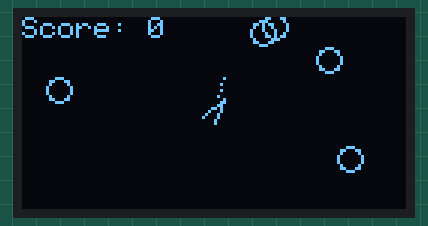
This program was run on a simulated ESP32. On the bench: 128×64 one-colour display. Random numbers use the default seed unless the program sets one.

Above: at 0.53 s.
At 5.32 s:
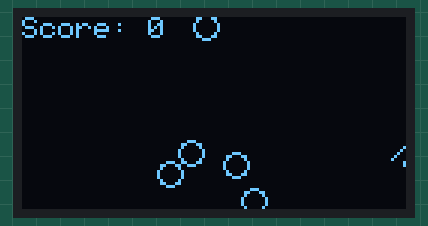
At 10.11 s:
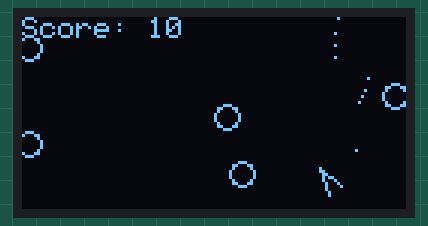
At 20.01 s:
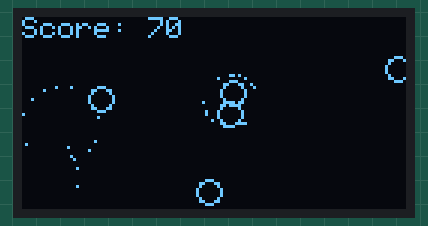
At 29.91 s:
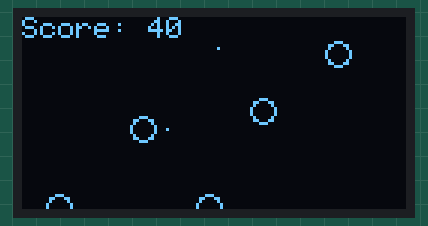
At 39.81 s:
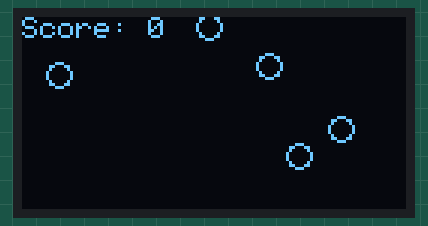

The program:

main.cpp
```cpp
#include <Arduino.h>
#include <Wire.h>
#include <Adafruit_GFX.h>

// Display settings
#define SCREEN_WIDTH 128
#define SCREEN_HEIGHT 64

// --- Hardware Configuration ---
// Uncomment the line below to use SSD1306 (e.g. for Wokwi)
// #define USE_SSD1306

#ifdef USE_SSD1306
  #include <Adafruit_SSD1306.h>
  #define OLED_ADDRESS 0x3C
  #define COLOR_WHITE SSD1306_WHITE
  #define SDA_PIN 17
  #define SCL_PIN 18
  Adafruit_SSD1306 display(SCREEN_WIDTH, SCREEN_HEIGHT, &Wire, -1);
#else
  #include <Adafruit_SH110X.h>
  #define OLED_ADDRESS 0x3C
  #define COLOR_WHITE SH110X_WHITE
  #define SDA_PIN 21
  #define SCL_PIN 22
  Adafruit_SH1106G display = Adafruit_SH1106G(SCREEN_WIDTH, SCREEN_HEIGHT, &Wire);
#endif

// --- Constants ---
const float SHIP_SIZE = 4.0f;
const float ROT_SPEED = 0.3f;
const float THRUST = 0.15f;
const float FRICTION = 0.98f;
const float BULLET_SPEED = 2.0f;
const int BULLET_LIFE = 30;
const float ASTEROID_SPEED = 0.5f;
const float DANGER_ZONE = 25.0f;
const float BRAKE_THRESHOLD = 1.0f;

struct Vector2D {
    float x, y;
    Vector2D operator+(const Vector2D& other) const { return {x + other.x, y + other.y}; }
    Vector2D operator-(const Vector2D& other) const { return {x - other.x, y - other.y}; }
    Vector2D operator*(float scalar) const { return {x * scalar, y * scalar}; }
    void operator+=(const Vector2D& other) { x += other.x; y += other.y; }
    float magnitude() const { return sqrt(x * x + y * y); }
    Vector2D normalized() const {
        float mag = magnitude();
        return mag > 0 ? Vector2D{x / mag, y / mag} : Vector2D{0, 0};
    }
};

float dist(Vector2D a, Vector2D b) {
    return (a - b).magnitude();
}

float wrap(float val, float max) {
    if (val < 0) return val + max;
    if (val >= max) return val - max;
    return val;
}

class Bullet {
public:
    Vector2D pos, vel;
    int life;
    bool active;

    Bullet() : active(false) {}
    void spawn(Vector2D p, float angle) {
        pos = p;
        vel = {cos(angle) * BULLET_SPEED, sin(angle) * BULLET_SPEED};
        life = BULLET_LIFE;
        active = true;
    }
    void update() {
        pos.x = wrap(pos.x + vel.x, SCREEN_WIDTH);
        pos.y = wrap(pos.y + vel.y, SCREEN_HEIGHT);
        life--;
        if (life <= 0) active = false;
    }
    void draw() {
        display.drawPixel((int)pos.x, (int)pos.y, COLOR_WHITE);
    }
};

class Asteroid {
public:
    Vector2D pos, vel;
    float r;
    int level;
    bool active;

    Asteroid() : active(false) {}
    void spawn(float x, float y, float radius, int lvl) {
        pos = {x, y};
        r = radius;
        level = lvl;
        float angle = (float)random(0, 360) * 3.14159f / 180.0f;
        float speed = (float)random(5, 15) / 10.0f;
        vel = {cos(angle) * speed, sin(angle) * speed};
        active = true;
    }
    void update() {
        pos.x = wrap(pos.x + vel.x, SCREEN_WIDTH);
        pos.y = wrap(pos.y + vel.y, SCREEN_HEIGHT);
    }
    void draw() {
        display.drawCircle((int)pos.x, (int)pos.y, (int)r, COLOR_WHITE);
    }
};

struct Particle {
    Vector2D pos, vel;
    int life;
    bool active;

    Particle() : active(false) {}
    void spawn(Vector2D p, float speed) {
        pos = p;
        float angle = (float)random(0, 360) * 3.14159f / 180.0f;
        vel = {cos(angle) * speed, sin(angle) * speed};
        life = random(10, 30);
        active = true;
    }
    void update() {
        pos.x += vel.x;
        pos.y += vel.y;
        life--;
        if (life <= 0) active = false;
    }
    void draw() {
        display.drawPixel((int)pos.x, (int)pos.y, COLOR_WHITE);
    }
};

class ParticleSystem {
public:
    Particle particles[40];

    void explode(Vector2D p, int count, float speed) {
        int spawned = 0;
        for (int i = 0; i < 40 && spawned < count; i++) {
            if (!particles[i].active) {
                particles[i].spawn(p, speed);
                spawned++;
            }
        }
    }
    void update() {
        for (int i = 0; i < 40; i++) {
            if (particles[i].active) particles[i].update();
        }
    }
    void draw() {
        for (int i = 0; i < 40; i++) {
            if (particles[i].active) particles[i].draw();
        }
    }
};

class Ship {
public:
    Vector2D pos, vel;
    float angle;
    bool thrusting;
    bool rotatingLeft, rotatingRight;

    Ship() {
        pos = {SCREEN_WIDTH / 2.0f, SCREEN_HEIGHT / 2.0f};
        vel = {0, 0};
        angle = -M_PI / 2.0f;
        thrusting = false;
        rotatingLeft = rotatingRight = false;
    }

    void update() {
        if (thrusting) {
            vel.x += cos(angle) * THRUST;
            vel.y += sin(angle) * THRUST;
        }
        if (rotatingLeft) angle -= ROT_SPEED;
        if (rotatingRight) angle += ROT_SPEED;

        vel = vel * FRICTION;
        pos.x = wrap(pos.x + vel.x, SCREEN_WIDTH);
        pos.y = wrap(pos.y + vel.y, SCREEN_HEIGHT);
    }

    void draw() {
        float x1 = pos.x + cos(angle) * SHIP_SIZE * 1.5f;
        float y1 = pos.y + sin(angle) * SHIP_SIZE * 1.5f;
        float x2 = pos.x + cos(angle + 2.5f) * SHIP_SIZE;
        float y2 = pos.y + sin(angle + 2.5f) * SHIP_SIZE;
        float x3 = pos.x + cos(angle - 2.5f) * SHIP_SIZE;
        float y3 = pos.y + sin(angle - 2.5f) * SHIP_SIZE;
        display.drawLine((int)x1, (int)y1, (int)x2, (int)y2, COLOR_WHITE);
        display.drawLine((int)x1, (int)y1, (int)x3, (int)y3, COLOR_WHITE);
    }
};

// --- Game State ---
Ship ship;
ParticleSystem particles;
bool shipAlive = true;
Asteroid asteroids[10];
Bullet bullets[10];
int asteroidCount = 0;
int score = 0;

void spawnAsteroid() {
    if (asteroidCount < 10) {
        asteroids[asteroidCount].spawn(random(0, SCREEN_WIDTH), random(0, SCREEN_HEIGHT), 4.0f, 3);
        asteroidCount++;
    }
}

void setup() {
    Serial.begin(115200);

    Wire.begin(SDA_PIN, SCL_PIN);

    #ifdef USE_SSD1306
        if (!display.begin(SSD1306_SWITCHCAPVCC, OLED_ADDRESS)) {
            Serial.println("SSD1306 allocation failed");
            for (;;);
        }
    #else
        if (!display.begin(OLED_ADDRESS, true)) {
            Serial.println("SH110X allocation failed");
            for (;;);
        }
    #endif

    display.clearDisplay();
    display.display();

    for (int i = 0; i < 5; i++) spawnAsteroid();
}

void loop() {
    // --- AI Logic ---
    float minDist = 1000.0f;
    int targetIdx = -1;
    for (int i = 0; i < asteroidCount; i++) {
        float d = dist(ship.pos, asteroids[i].pos);
        if (d < minDist) {
            minDist = d;
            targetIdx = i;
        }
    }

    // Priority 1: Dodge
    bool dodging = false;
    for (int i = 0; i < asteroidCount; i++) {
        if (dist(ship.pos, asteroids[i].pos) < DANGER_ZONE) {
            Vector2D diff = ship.pos - asteroids[i].pos;
            float escapeAngle = atan2(diff.y, diff.x);

            float angleDiff = escapeAngle - ship.angle;
            while (angleDiff < -M_PI) angleDiff += 2 * M_PI;
            while (angleDiff > M_PI) angleDiff -= 2 * M_PI;

            ship.rotatingLeft = (angleDiff < -0.1f);
            ship.rotatingRight = (angleDiff > 0.1f);
            ship.thrusting = true;
            dodging = true;
            break;
        }
    }

    if (!dodging) {
        // Priority 2: Brake
        if (ship.vel.magnitude() > BRAKE_THRESHOLD) {
            float brakeAngle = atan2(-ship.vel.y, -ship.vel.x);
            float angleDiff = brakeAngle - ship.angle;
            while (angleDiff < -M_PI) angleDiff += 2 * M_PI;
            while (angleDiff > M_PI) angleDiff -= 2 * M_PI;

            ship.rotatingLeft = (angleDiff < -0.1f);
            ship.rotatingRight = (angleDiff > 0.1f);
            ship.thrusting = true;
        } else if (targetIdx != -1) {
            // Priority 3: Target and Shoot
            float targetAngle = atan2(asteroids[targetIdx].pos.y - ship.pos.y, asteroids[targetIdx].pos.x - ship.pos.x);
            float angleDiff = targetAngle - ship.angle;
            while (angleDiff < -M_PI) angleDiff += 2 * M_PI;
            while (angleDiff > M_PI) angleDiff -= 2 * M_PI;

            ship.rotatingLeft = (angleDiff < -0.1f);
            ship.rotatingRight = (angleDiff > 0.1f);
            ship.thrusting = false;

            if (abs(angleDiff) < 0.15f) {
                for (int i = 0; i < 10; i++) {
                    if (!bullets[i].active) {
                        bullets[i].spawn(ship.pos, ship.angle);
                        break;
                    }
                }
            }
        }
    }

    // --- Physics ---
    ship.update();
    for (int i = 0; i < 10; i++) {
        if (bullets[i].active) bullets[i].update();
    }
    for (int i = 0; i < asteroidCount; i++) {
        asteroids[i].update();
    }

    // --- Collisions ---
    if (shipAlive) {
        // Ship vs Asteroid
        for (int i = 0; i < asteroidCount; i++) {
            if (dist(ship.pos, asteroids[i].pos) < asteroids[i].r + SHIP_SIZE) {
                particles.explode(ship.pos, 20, 1.5f);
                shipAlive = false;
                break;
            }
        }

        // Bullet vs Asteroid
        for (int i = 0; i < asteroidCount; i++) {
            for (int j = 0; j < 10; j++) {
                if (bullets[j].active && dist(bullets[j].pos, asteroids[i].pos) < asteroids[i].r) {
                    bullets[j].active = false;
                    score += 10;
                    particles.explode(asteroids[i].pos, 10, 0.8f);
                    // Simple respawn logic: remove current and spawn new
                    for(int k = i; k < asteroidCount - 1; k++) {
                        asteroids[k] = asteroids[k+1];
                    }
                    asteroidCount--;
                    spawnAsteroid();
                    i--; // Re-check this index since we shifted elements
                    break;
                }
            }
        }
    } else {
        // Respawn ship after some time (simulated by checking if particles are still active or just a simple timer)
        // For this sim, we'll just respawn after a short delay
        static int respawnTimer = 0;
        if (++respawnTimer > 60) {
            ship.pos = {SCREEN_WIDTH / 2.0f, SCREEN_HEIGHT / 2.0f};
            ship.vel = {0, 0};
            score = 0;
            shipAlive = true;
            respawnTimer = 0;
        }
    }

    // --- Render ---
    display.clearDisplay();
    if (shipAlive) {
        ship.draw();
    }

    particles.update();
    particles.draw();

    for (int i = 0; i < 10; i++) if (bullets[i].active) bullets[i].draw();
    for (int i = 0; i < asteroidCount; i++) asteroids[i].draw();

    display.setTextSize(1);
    display.setTextColor(COLOR_WHITE);
    display.setCursor(0, 0);
    display.print("Score: "); display.print(score);

    display.display();
    delay(20);
}
```
